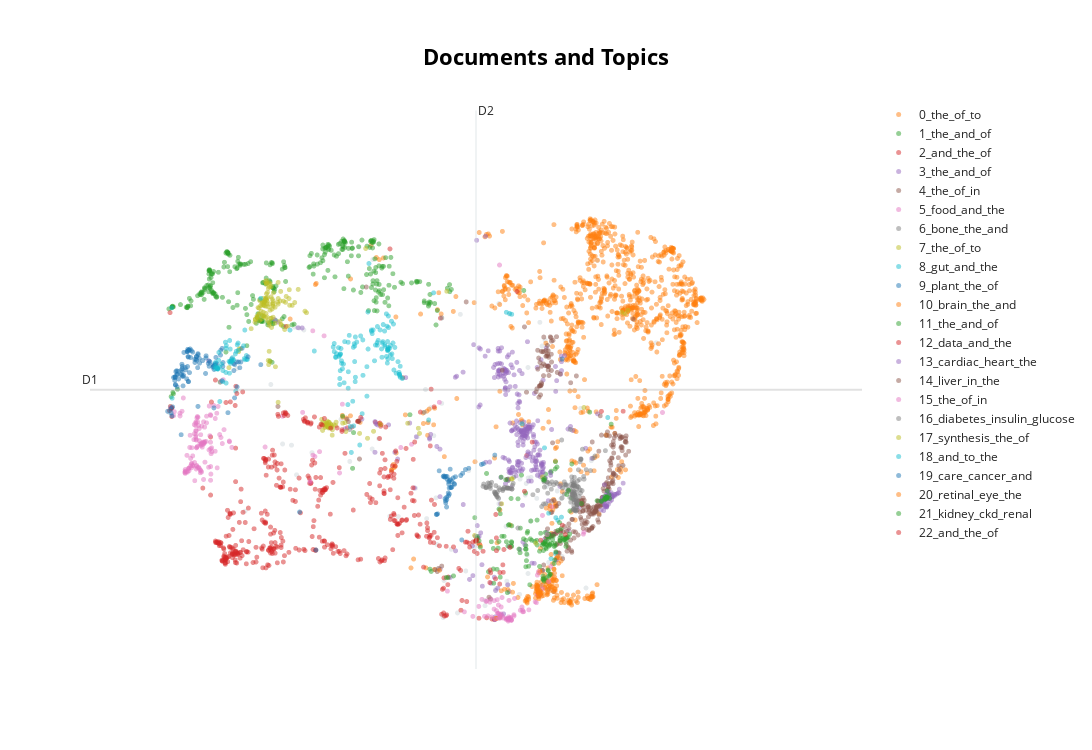

Source (notebook cell):
### Code cell
topic_model.visualize_documents(
    text,
    reduced_embeddings=reduced_embeddings,
    hide_document_hover=True,
    hide_annotations=True,
)
